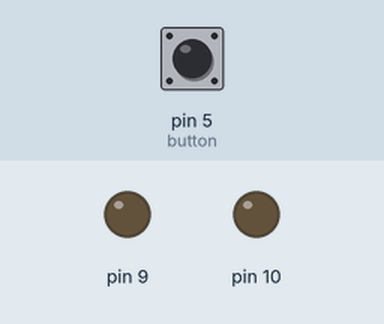
This sketch was run on a simulated Arduino Uno, built with avr-gcc and run on an emulated ATmega328P. Shown: output pins drawn as LEDs (lit = HIGH). Dashed ring = blinking. The test bench sets the inputs (shaded band); at power-on: pin 5 (button) HIGH. Random numbers use the default seed unless the sketch sets one.

Above: at 1.2 s.
1.3 s: pin 5 (button) pulled LOW for 3.2 s
At 4.9 s:
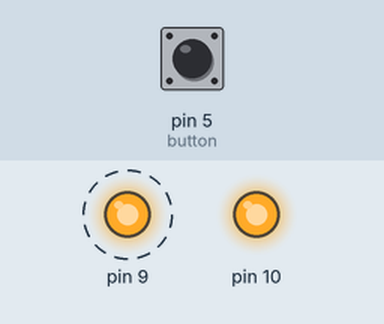
At 6.9 s:
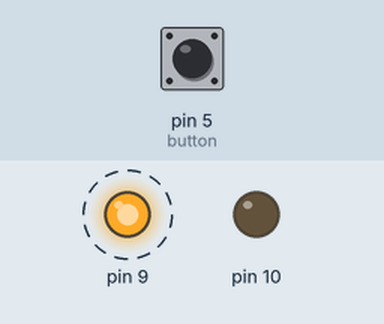
Timing chart, 0 to 13.5 s (numbered marks = the images above; inputs shaded):
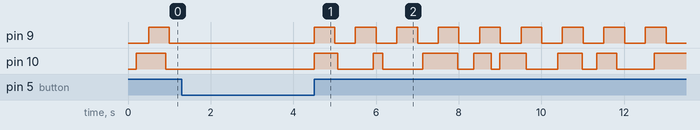

The sketch:

Class_1_-_3_random.ino
```cpp
//Randonly cange the rate one of the LEDs blinks at

int led1_output;
int led2_output;
long current_time;
long prev_time;
long prev_time2;
int button_read;
int interval1 = 200; //we can initialize a variable with any value we want
int interval2;

void setup() {
  pinMode(5, INPUT_PULLUP);
  pinMode(9, OUTPUT);
  pinMode(10, OUTPUT);
}

void loop() {
  current_time = millis();

  button_read = digitalRead(5); //0 when button is pressed

  if (button_read == 1) {

    if (current_time - prev_time2 > interval1) {
      prev_time2 = current_time;

      //https://www.arduino.cc/reference/en/language/functions/random-numbers/random/
      //random returns a number "randomly" picked between the high and low values every time it is executed
      // here it's run inside the timing if so a new interval is picked each time the previous one has been used
      // if this is moved outside the timing if, it will be making random numbers 100ks of times a second so the LED output will be very different
      interval1 = random(100, 1000); //returns something from 100 to 999 (the top number is not included for some reason)

      if (led2_output == 0) {
        led2_output = 1;
      }
      else {
        led2_output = 0;
      }

      digitalWrite(10, led2_output);

    } //end of led2 timing if

    if (current_time - prev_time > 500) {
      prev_time = current_time;

      if (led1_output == 0) {
        led1_output = 1;
      }
      else {
        led1_output = 0;
      }
      Serial.println(led1_output);
      digitalWrite(9, led1_output);

    } //end of led1 timing if

  } //end of button if

  else {
    digitalWrite(9, 0);
    digitalWrite(10, 0);
  }

} //end of loop
```
